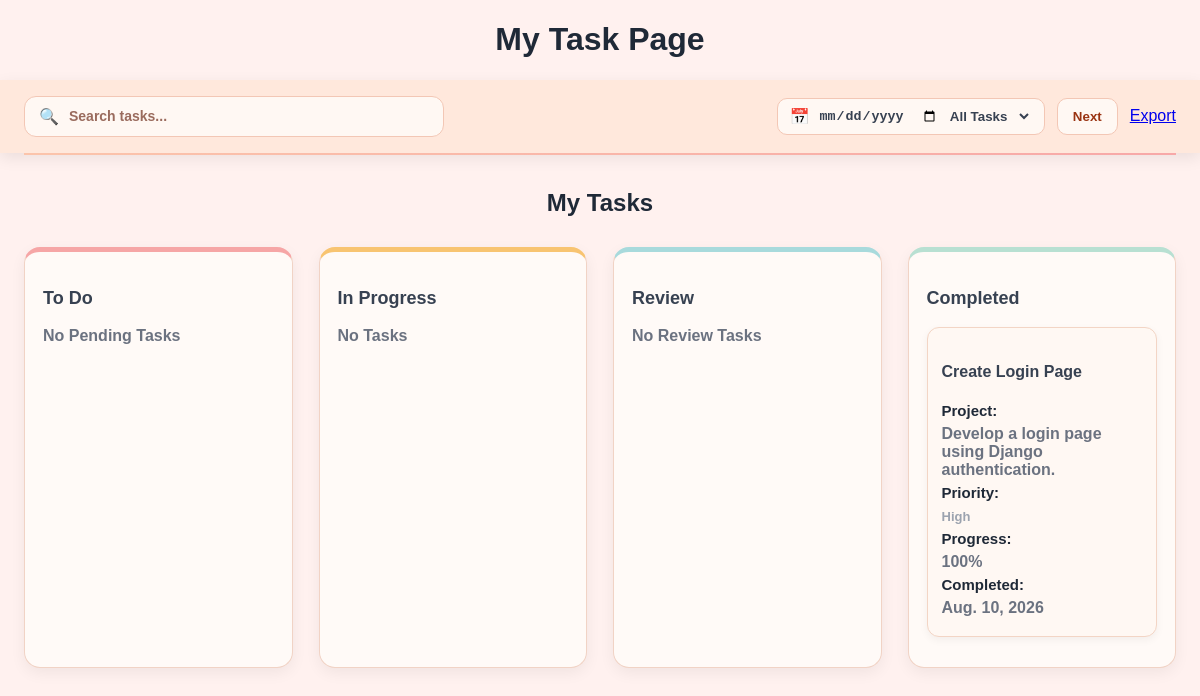
Page /dashboard/mytask/ (signed in) on the earlier database version.
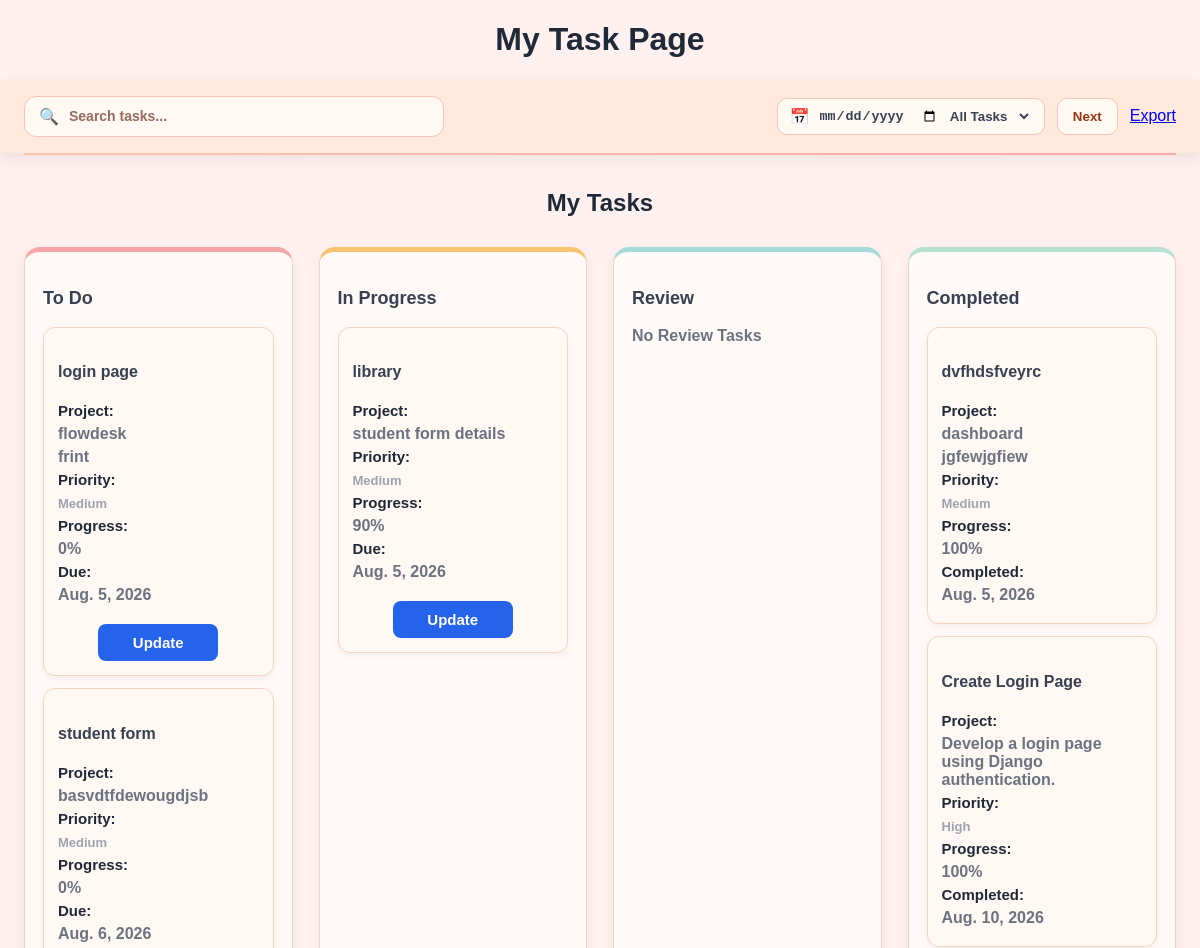
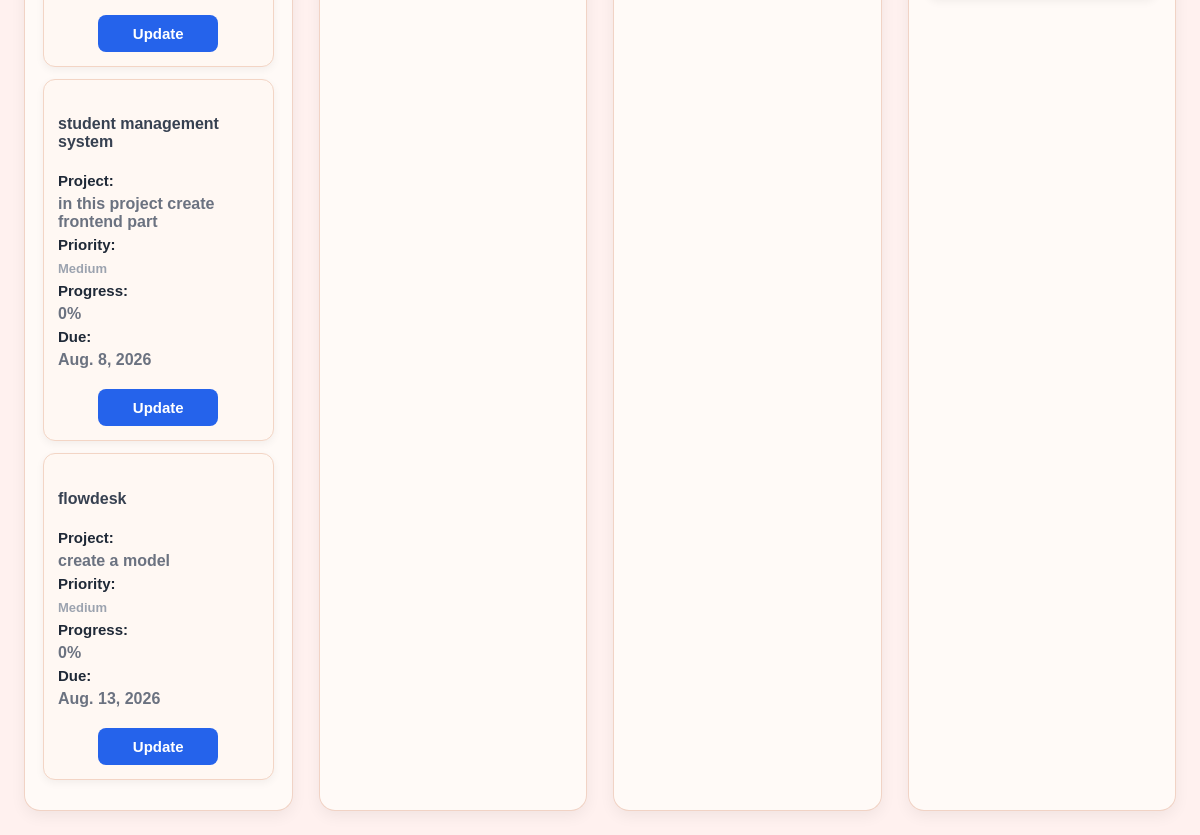
Same page on the later database version (2 pictures, top to bottom).
### tasks/models.py (models this page shows, shortened)
class Task(models.Model):
    PRIORITY = [
        ("Low", "Low"),
        ("Medium", "Medium"),
        ("High", "High"),
    ]
    STATUS = [
        ("Pending", "Pending"),
        ("In Progress", "In Progress"),
        ("Review", "Review"),
        ("Completed", "Completed"),
    ]
    APPROVAL_STATUS = [
        ("Pending", "Pending"),
        ("Approved", "Approved"),
        ("Rejected", "Rejected"),
    ]
    project = models.ForeignKey(
        Project,
        on_delete=models.CASCADE,
        related_name="project_tasks",
        null=True,
        blank=True
    )
    employee = models.ForeignKey(
        Employee,
        on_delete=models.CASCADE,
        related_name="employee_tasks"
    )
    assigned_by = models.ForeignKey(
        User,
        on_delete=models.SET_NULL,
        null=True,
        blank=True,
        related_name="created_tasks"
    )
    title = models.CharField(
        max_length=200
    )
    description = models.TextField(
        blank=True,
        null=True
    )
    priority = models.CharField(
        max_length=20,
        choices=PRIORITY,
        default="Medium"
    )
    status = models.CharField(
        max_length=30,
        choices=STATUS,
        default="Pending"
    )
    due_date = models.DateField()
    start_time = models.TimeField(
        blank=True,
        null=True
    )
    end_time = models.TimeField(
        blank=True,
        null=True
    )
    progress = models.PositiveIntegerField(
        default=0,
        validators=[
            MaxValueValidator(100)
        ]
    )
    employee_comment = models.TextField(
        blank=True,
        null=True
    )
    attachment = models.FileField(
        upload_to="task_files/",
        blank=True,
        null=True
    )
    approval_status = models.CharField(
        max_length=20,
        choices=APPROVAL_STATUS,
        default="Pending"
    )
    manager_comment = models.TextField(
        blank=True,
        null=True
    )
    approved_at = models.DateTimeField(
        blank=True,
        null=True
    )
    created_at = models.DateTimeField(
        auto_now_add=True
    )
    updated_at = models.DateTimeField(
        auto_now=True
    )
    class Meta:
        ordering = [
            "due_date"
        ]
        verbose_name = "Task"
        verbose_name_plural = "Tasks"

### projects/models.py (models this page shows, shortened)
class Project(models.Model):
    STATUS_CHOICES = (
        ('pending', 'Pending'),
        ('in_progress', 'In Progress'),
        ('completed', 'Completed'),
    )
    PROJECT_TYPE = (
        ('Project', 'Project'),
        ('Task', 'Task'),
    )
    project_type = models.CharField(
        max_length=20,
        choices=PROJECT_TYPE,
        default='Project'
    )
    project_name = models.CharField(max_length=200)
    description = models.TextField(
        blank=True,
        null=True
    )
    employee = models.ForeignKey(
        User,
        on_delete=models.CASCADE,
        related_name="projects",
        null=True,
        blank=True,
    )
    role = models.CharField(
        max_length=100,
        null=True,
        blank=True,
    )
    progress = models.IntegerField(default=0)
    status = models.CharField(
        max_length=20,
        choices=STATUS_CHOICES,
        default='pending'
    )
    start_date = models.DateField()
    end_date = models.DateField(
        blank=True,
        null=True
    )
    created_at = models.DateTimeField(
        default=timezone.now
    )

### dashboard/views.py (the view)
# urls.py: path("mytask/", views.mytask, name="mytask"),
@login_required(login_url="login")
def mytask(request):
    employee = get_object_or_404(
        Employee,
        user=request.user
    )
    pending_tasks = Task.objects.filter(
        employee=employee,
        status="Pending"
    )
    progress_tasks = Task.objects.filter(
        employee=employee,
        status="In Progress"
    )
    review_tasks = Task.objects.filter(
        employee=employee,
        status="Review"
    )
    completed_tasks = Task.objects.filter(
        employee=employee,
        status="Completed"
    )
    context = {
        "pending_tasks": pending_tasks,
        "progress_tasks": progress_tasks,
        "review_tasks": review_tasks,
        "completed_tasks": completed_tasks,
    }
    return render(
        request,
        "tasks/mytask.html",
        context
    )

### tasks/templates/tasks/MyTask.html (shortened to what the changed rows need)
{% load static %}
<!DOCTYPE html>
<html lang="en">
<head>
    <link rel="stylesheet" href="{% static 'tasks/css/style.css' %}">
</head>
<body>
<h1>My Task Page</h1>
<section class="work-stage">
    <h2>My Tasks</h2>
    <div class="board">
        <div class="column to-do">
            <h3>To Do</h3>
            {% for task in pending_tasks %}
                <div
                    class="task-card"
                    data-date="{{ task.due_date|date:'Y-m-d' }}"
                    data-title="{{ task.title|lower }}"
                >
                    <h4>{{ task.title }}</h4>
                    <p>
                        <strong>Project:</strong>
                        {{ task.project.project_name }}
                    </p>
                    <p>{{ task.description|truncatechars:80 }}</p>
                    <p>
                        <strong>Priority:</strong>
                        <span class="priority {{ task.priority|lower }}">
                            {{ task.priority }}
                        </span>
                    </p>
                    <p>
                        <strong>Progress:</strong>
                        {{ task.progress }}%
                    </p>
                    <p>
                        <strong>Due:</strong>
                        {{ task.due_date }}
                    </p>
                    <a href="{% url 'update_task' task.id %}" class="update-btn">
                        Update
                    </a>
                </div>
            {% empty %}
                <p class="empty-msg">No Pending Tasks</p>
            {% endfor %}
        </div>
        <div class="column in-progress">
            <h3>In Progress</h3>
            {% for task in progress_tasks %}
                <div
                    class="task-card"
                    data-date="{{ task.due_date|date:'Y-m-d' }}"
                    data-title="{{ task.title|lower }}"
                >
                    <h4>{{ task.title }}</h4>
                    <p>
                        <strong>Project:</strong>
                    </p>
                    <p>{{ task.description|truncatechars:80 }}</p>
                    <p>
                        <strong>Priority:</strong>
                        <span class="priority {{ task.priority|lower }}">
                            {{ task.priority }}
                        </span>
                    </p>
                    <p>
                        <strong>Progress:</strong>
                        {{ task.progress }}%
                    </p>
                    <p>
                        <strong>Due:</strong>
                        {{ task.due_date }}
                    </p>
                    <a href="{% url 'update_task' task.id %}" class="update-btn">
                        Update
                    </a>
                </div>
            {% empty %}
                <p class="empty-msg">No Tasks</p>
            {% endfor %}
        </div>
        <div class="column completed">
            {% for task in completed_tasks %}
                <div
                    class="task-card"
                    data-date="{{ task.due_date|date:'Y-m-d' }}"
                    data-title="{{ task.title|lower }}"
                >
                    <h4>{{ task.title }}</h4>
                    <p>
                        <strong>Project:</strong>
                        {{ task.project.project_name }}
                    </p>
                    <p>{{ task.description|truncatechars:80 }}</p>
                    <p>
                        <strong>Priority:</strong>
                        <span class="priority {{ task.priority|lower }}">
                            {{ task.priority }}
                        </span>
                    </p>
                    <p>
                        <strong>Progress:</strong>
                        {{ task.progress }}%
                    </p>
                    <p>
                        <strong>Completed:</strong>
                        {{ task.due_date }}
                    </p>
                </div>
            {% empty %}
                <p class="empty-msg">No Completed Tasks</p>
            {% endfor %}
        </div>
    </div>
</section>
</body>
</html>

Differences in the rows shown:
added Task: title "login page", project.project_name "flowdesk", description "frint", priority "Medium", progress "0", due_date "Aug. 5, 2026", shown under "To Do"
added Task: title "student form", description "basvdtfdewougdjsb", priority "Medium", progress "0", due_date "Aug. 6, 2026", shown under "To Do"
added Task: title "student management system", description "in this project create frontend part", priority "Medium", progress "0", due_date "Aug. 8, 2026", shown under "To Do"
added Task: title "flowdesk", description "create a model", priority "Medium", progress "0", due_date "Aug. 13, 2026", shown under "To Do"
added Task: title "library", description "student form details", priority "Medium", progress "90", due_date "Aug. 5, 2026", shown under "In Progress"
added Task: title "dvfhdsfveyrc", project.project_name "dashboard", description "jgfewjgfiew", priority "Medium", progress "100", due_date "Aug. 5, 2026", shown under "Completed"
Other differences:
text no longer shown: "No Pending Tasks No Tasks"
